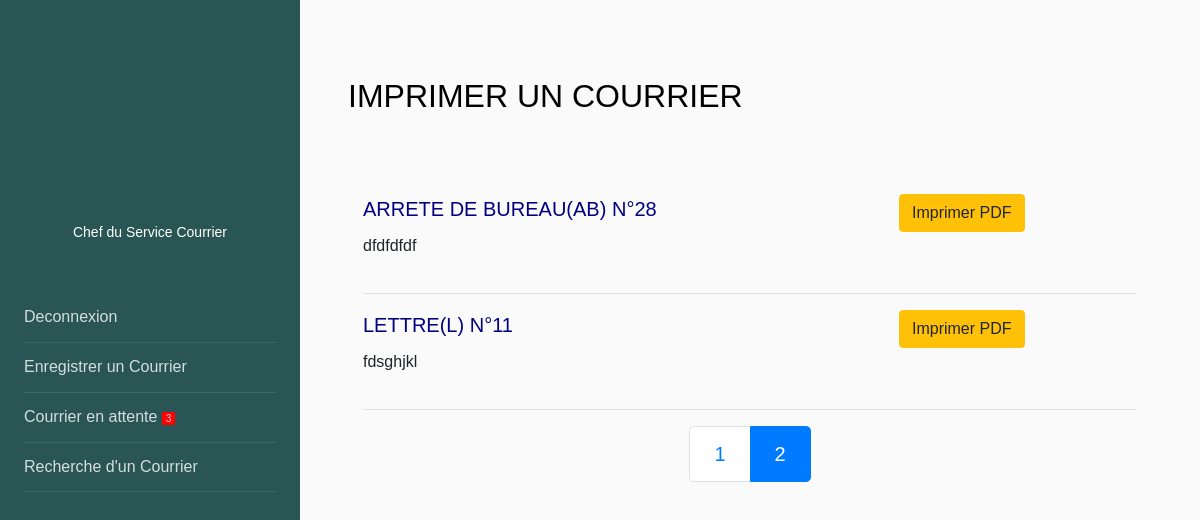
Before: //?page=2 with the older database file.
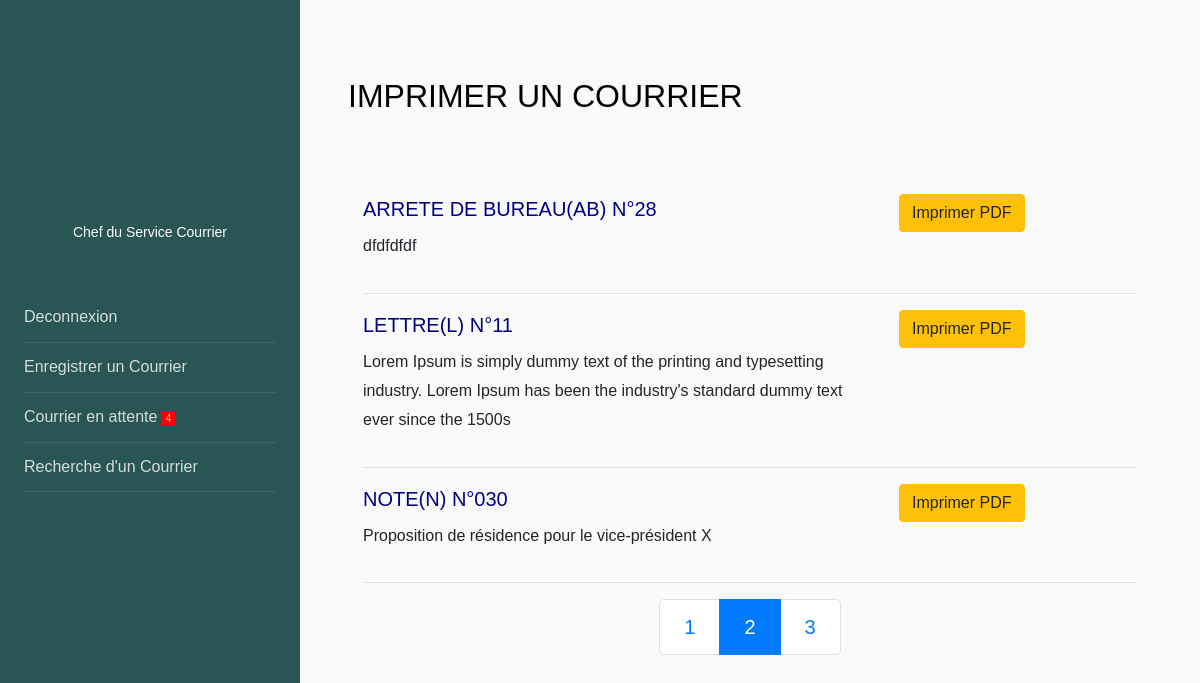
After: the same page with the newer database file.
### senat/models.py (models this page shows, shortened)
class Courrier(models.Model):
    transmetteur = models.CharField(max_length=150, choices=EMETTEUR)
    recepteur = models.CharField(max_length=100, choices=RECEPTEUR)
    types = models.CharField(max_length=100, choices=TYPES_COURRIERS)
    structure = models.CharField(max_length=100, choices=STRUCTURE, null=True, blank=True)
    code = models.CharField(max_length=100, null=False, blank=False)
    annee = models.CharField(max_length=100, null=True, blank=True)
    date = models.DateField(blank=True, null=True)
    objet = models.CharField(max_length=10000, null=False, blank=False)
    service_traitement = models.CharField(max_length=150, choices=SERVICE_TRAITEMENT)
    mention = models.CharField(max_length=100, choices=MENTION, null=True, blank=True)
    is_active = models.BooleanField(default=True)
    created_at = models.DateTimeField(auto_now_add=True)
    class Meta:
        db_table = "courrier"

### senat/views.py (the view)
# urls.py: path('/', views.list_courrier, name='list_courrier'),
def list_courrier(request):
    courrier = Courrier.objects.filter(mention="ETUDE ET COMPTE RENDU", is_active=True)
    count_courrier = courrier.count()
    courriers = Courrier.objects.all()
    page = request.GET.get('page')
    num_of_items = 3
    paginator = Paginator(courriers, num_of_items)
    try:
        courriers = paginator.page(page)
    except PageNotAnInteger:
        page = 1
        courriers = paginator.page(page)
    except EmptyPage:
        page = paginator.num_pages
        courriers = paginator.page(page)
    return render(request, 'liste_courrier.html', {'courriers': courriers, 'count_courrier': count_courrier, 'paginator': paginator})

### senat/templates/liste_courrier.html (shortened to what this page needs)
{% load static %}
{% load crispy_forms_tags %}
<!DOCTYPE html>
<html>
<head>
<link rel="stylesheet" href="https://stackpath.bootstrapcdn.com/font-awesome/4.7.0/css/font-awesome.min.css">
<link rel="stylesheet" href="https://stackpath.bootstrapcdn.com/bootstrap/4.3.1/css/bootstrap.min.css">
</head>
<body>
<div class="wrapper d-flex align-items-stretch">
    <nav id="sidebar">
        <div class="p-4 pt-5">
            <a href="#" class="img logo rounded-circle mb-3" style="background-image: url(http://frontendfreecode.com/img/user.jpg);"></a>
            <p class="text-center"> <br> Chef du Service Courrier</p>
            <ul class="list-unstyled components mb-5 mt-5">
                <li>
                    <a href="{% url 'account:index' %}">Deconnexion</a>
                </li>
                <li>
                    <a href="{% url 'senat:chef_service' %}">Enregistrer un Courrier</a>
                </li>
                <li>
                    <a href="{% url 'senat:courrier_attente' %}">Courrier en attente <span style="font-size:10px; border: 1px solid red; padding-left: 3px; padding-right: 3px; border-radius: %; background-color: red">{{ count_courrier }}</span></a>
                </li>
                <li>
                    <a href="{% url 'senat:search_chef' %}">Recherche d'un Courrier </a>
                </li>
            </ul>
        </div>
    </nav>
    <div id="content" class="p-4 p-md-5 ">
        <h2 class="mb-4 mt-4">IMPRIMER UN COURRIER</h2>
    <br><br>
            <div class="container">
                {% for courrier in courriers %}
                <div class="row">
                    <div class="col-md-8">
                        <h5 style="color:Navy;">{{courrier.types}} N°{{courrier.code}}</h5><p style="font-size: 16px">{{courrier.objet}}</p>
                    </div>
                    <div class="col-md-4">
                        <a href="df/{{courrier.pk}}" target="_blank" class="btn btn-warning">Imprimer PDF</a>
                    </div>
                </div>
                <hr>
                {% endfor %}
            </div>
                <nav aria-label="Page navigation conatiner">
                    <ul class="pagination pagination-lg" style="justify-content: center">
                        {% for page in paginator.page_range %}
                            {% if page == courriers.number %}
                                <li class="page-item active" arria-current="page">
                                    <span class="page-link">{{page}}</span>
                                </li>
                            {% else %}
                                <li class="page-item">
                                    <a href="?page={{page}}" class="page-link">{{ page }}</a>
                                </li>
                            {% endif %}
                        {% endfor %}
                    </ul>
                </nav>
                </div>
    </div>
</body>
</html>

Changed rows visible on the page:
changed Courrier "LETTRE(L)": objet "fdsghjkl" → "Lorem Ipsum is simply dummy text of the printing and typesetting industry. Lorem Ipsum has been the industry's standard dummy text ever since the 1500s"
added Courrier: types "NOTE(N)", code "030", objet "Proposition de résidence pour le vice-président X"
Other visible differences:
{{ count_courrier }}: "3" → "4"
new list line: "3"
